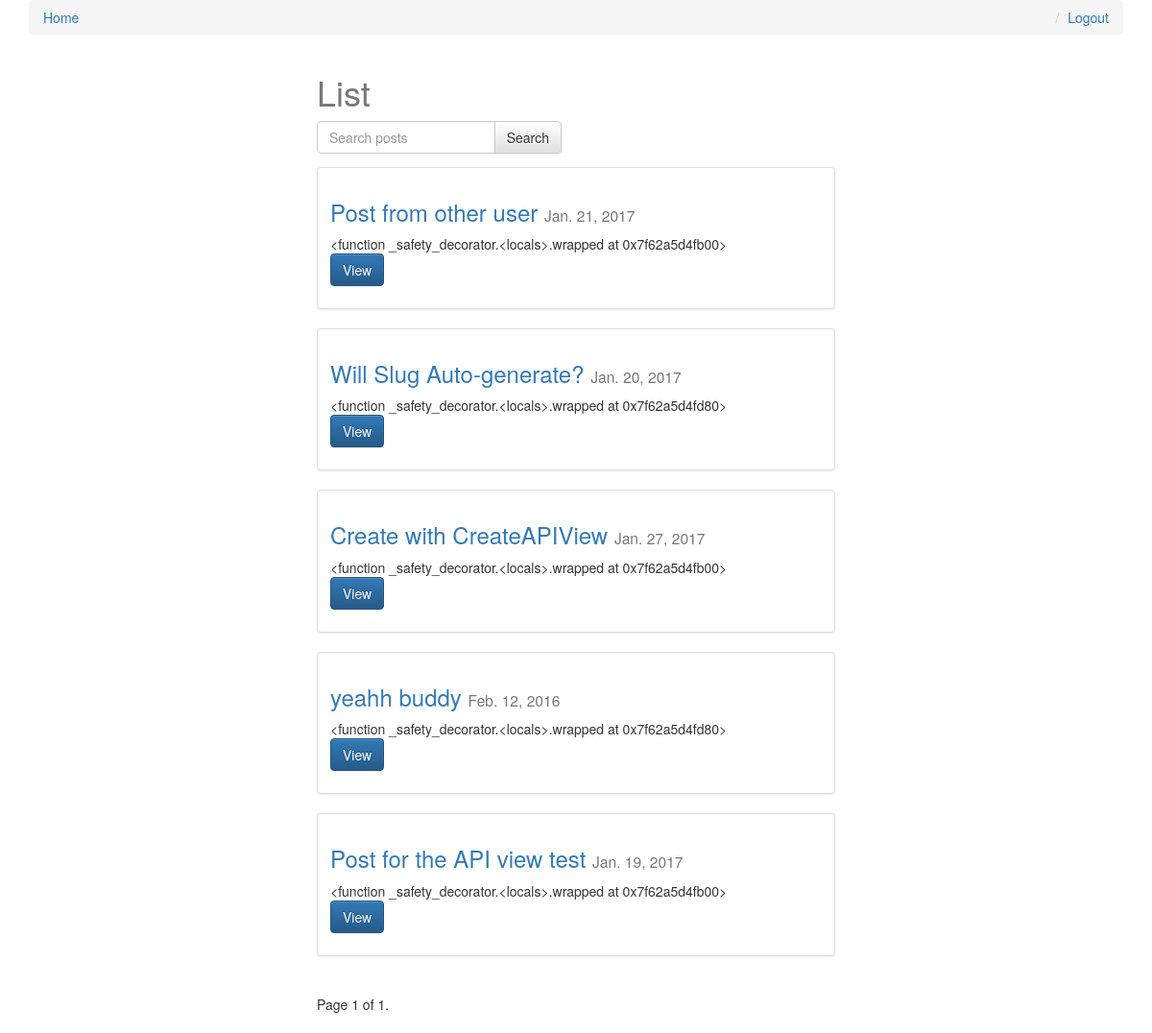
Page / (signed in) on the earlier database version.
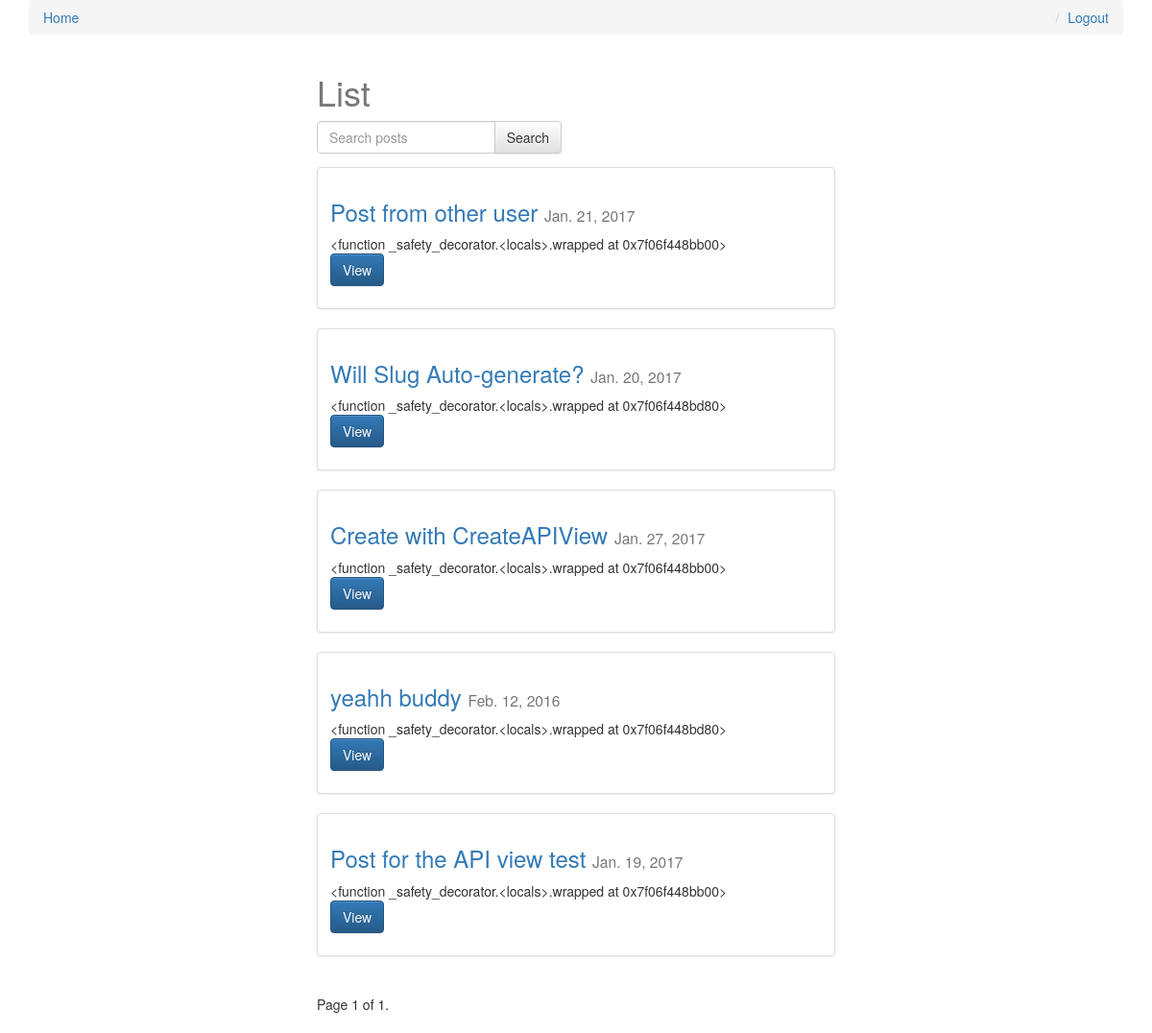
Same page on the later database version.
### posts/models.py (models this page shows, shortened)
class Post(models.Model):
    user = models.ForeignKey(settings.AUTH_USER_MODEL, default=1)
    title = models.CharField(max_length=120)
    slug = models.SlugField(unique=True)
    image = models.ImageField(upload_to=upload_location,
            null=True,
            blank=True,
            width_field="width_field",
            height_field="height_field")
    height_field = models.IntegerField(default=0)
    width_field = models.IntegerField(default=0)
    content = models.TextField()
    draft = models.BooleanField(default=False)
    publish = models.DateField(auto_now=False, auto_now_add=False)
    read_time = models.IntegerField(default=0)# Intead of this, models.TimeField(null=True, blank=True)
    updated = models.DateTimeField(auto_now=True, auto_now_add=False)
    timestamp = models.DateTimeField(auto_now=False, auto_now_add=True)
    objects = PostManager()
    def get_absolute_url(self):
        return reverse("posts:detail", kwargs={"slug": self.slug})
    def get_markdown(self):
        content = self.content
        return mark_safe(markdown(content))
    class Meta:
        ordering = ["-timestamp", "-updated"]

### posts/views.py (the view, shortened to what this page needs)
# urls.py: url(r'^$', post_list, name='list'),
def post_list(request):
	today = timezone.now().date()
	queryset_list = Post.objects.active() #.order_by("-timestamp")
	if request.user.is_staff or request.user.is_superuser:
		queryset_list = Post.objects.all()
	query = request.GET.get("q")
	paginator = Paginator(queryset_list, 8) # Show 25 contacts per page
	page_request_var = "page"
	page = request.GET.get(page_request_var)
	try:
		queryset = paginator.page(page)
	except PageNotAnInteger:
		queryset = paginator.page(1)
	except EmptyPage:
		queryset = paginator.page(paginator.num_pages)
	context = {
		"object_list": queryset,
		"title": "List",
		"page_request_var": page_request_var,
		"today": today,
	}
	return render(request, "post_list.html", context)

### posts/models.py (called while the page is built)
    def active(self, *args, **kwargs):
        return super(PostManager, self).filter(draft=False).filter(publish__lte=timezone.now())

### templates/post_list.html (shortened to what this page needs)
{% block content %}
<div class='col-sm-6 col-sm-offset-3'>
    <h1>{{ title }}</h1>
<form method='GET' action='' class="row">
    <div class="col-sm-6">
        <div class="input-group" >
            <input class="form-control" type='text' name='q' placeholder='Search posts' value='{{ request.GET.q }}'/>
            <span class="input-group-btn">
                <input class='btn btn-default' type='submit' value='Search' />
            </span>
        </div>
    </div>
</form>
{% for obj in object_list %}
<div class="row">
  <div class="col-sm-12">
    <div class="thumbnail">
      <div class="caption post_detail_item">
        <h3><a href='{{ obj.get_absolute_url }}'>{{ obj.title }}</a> <small>{{ obj.publish }}</small></h3>
        {{ obj.get_markdown|truncatechars_html:80 }}
        <p><a href="{{ obj.get_absolute_url }}" class="btn btn-primary" role="button">View</a></p>
      </div>
    </div>
  </div>
</div>
{% endfor %}
<div class="pagination">
    <span class="step-links">
        <span class="current">
            Page {{ object_list.number }} of {{ object_list.paginator.num_pages }}.
        </span>
    </span>
</div>
</div>
{% endblock content %}

Differences in the rows shown:
computed for Post "Post from other user": get_markdown "<function _safety_decorator.<locals>.wrapped at 0x7f62a5d4fb00>" → "<function _safety_decorator.<locals>.wrapped at 0x7f06f448bb00>"
changed Post "Will Slug Auto-generate?": get_markdown "<function _safety_decorator.<locals>.wrapped at 0x7f62a5d4fd80>" → "<function _safety_decorator.<locals>.wrapped at 0x7f06f448bd80>"
computed for Post "Create with CreateAPIView": get_markdown "<function _safety_decorator.<locals>.wrapped at 0x7f62a5d4fb00>" → "<function _safety_decorator.<locals>.wrapped at 0x7f06f448bb00>"
computed for Post "yeahh buddy": get_markdown "<function _safety_decorator.<locals>.wrapped at 0x7f62a5d4fd80>" → "<function _safety_decorator.<locals>.wrapped at 0x7f06f448bd80>"
computed for Post "Post for the API view test": get_markdown "<function _safety_decorator.<locals>.wrapped at 0x7f62a5d4fb00>" → "<function _safety_decorator.<locals>.wrapped at 0x7f06f448bb00>"
